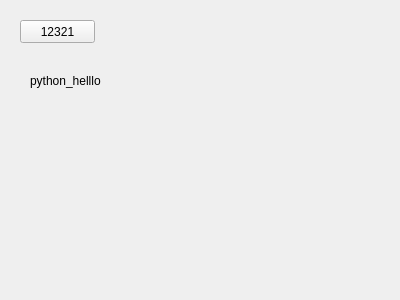
<?xml version="1.0" encoding="UTF-8"?>
<ui version="4.0">
 <class>Form</class>
 <widget class="QWidget" name="Form">
  <property name="geometry">
   <rect>
    <x>0</x>
    <y>0</y>
    <width>400</width>
    <height>300</height>
   </rect>
  </property>
  <property name="baseSize">
   <size>
    <width>400</width>
    <height>300</height>
   </size>
  </property>
  <property name="windowTitle">
   <string>学习python</string>
  </property>
  <widget class="QPushButton" name="pushButton">
   <property name="geometry">
    <rect>
     <x>20</x>
     <y>20</y>
     <width>75</width>
     <height>23</height>
    </rect>
   </property>
   <property name="text">
    <string>12321</string>
   </property>
  </widget>
  <widget class="QLabel" name="label">
   <property name="geometry">
    <rect>
     <x>30</x>
     <y>60</y>
     <width>101</width>
     <height>41</height>
    </rect>
   </property>
   <property name="text">
    <string>python_helllo</string>
   </property>
  </widget>
 </widget>
 <resources/>
 <connections/>
</ui>
